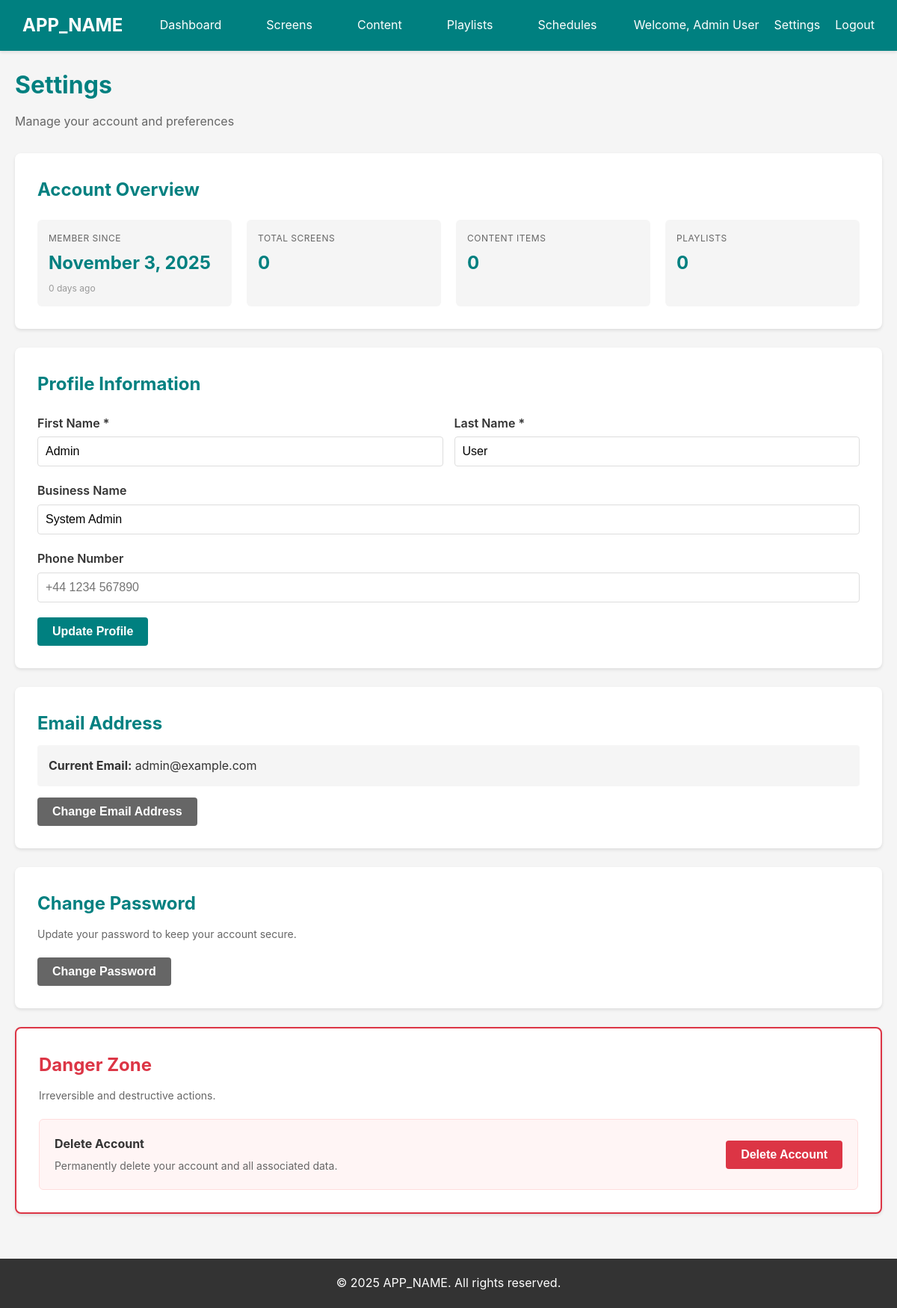
The app's page /?page=settings (signed in) with its own data.
### tables this page shows
CREATE TABLE IF NOT EXISTS users (
    id INT UNSIGNED AUTO_INCREMENT PRIMARY KEY,
    email VARCHAR(255) NOT NULL UNIQUE,
    password_hash VARCHAR(255) NOT NULL,
    first_name VARCHAR(100) NOT NULL,
    last_name VARCHAR(100) NOT NULL,
    business_name VARCHAR(255) DEFAULT NULL,
    phone VARCHAR(20) DEFAULT NULL,
    is_active TINYINT(1) DEFAULT 1,
    email_verified TINYINT(1) DEFAULT 0,
    email_verification_token VARCHAR(64) DEFAULT NULL,
    password_reset_token VARCHAR(64) DEFAULT NULL,
    password_reset_expires DATETIME DEFAULT NULL,
    created_at TIMESTAMP DEFAULT CURRENT_TIMESTAMP,
    updated_at TIMESTAMP DEFAULT CURRENT_TIMESTAMP ON UPDATE CURRENT_TIMESTAMP,
    last_login TIMESTAMP NULL DEFAULT NULL,
    INDEX idx_email (email),
    INDEX idx_verification_token (email_verification_token),
    INDEX idx_reset_token (password_reset_token)
);

### web/includes/Database.php (called while the page is built, shortened)
<?php
class Database {
    private static $instance = null;
    private $pdo;
    private function __construct() {
        try {
            $dsn = "mysql:host=" . DB_HOST . ";dbname=" . DB_NAME . ";charset=" . DB_CHARSET;
            $options = [
                PDO::ATTR_ERRMODE => PDO::ERRMODE_EXCEPTION,
                PDO::ATTR_DEFAULT_FETCH_MODE => PDO::FETCH_ASSOC,
                PDO::ATTR_EMULATE_PREPARES => false,
            ];
            $this->pdo = new PDO($dsn, DB_USER, DB_PASS, $options);
        } catch (PDOException $e) {
            $this->logError("Database connection failed: " . $e->getMessage());
            die("Database connection failed. Please check your configuration.");
        }
    }
    public static function getInstance() {
        if (self::$instance === null) {
            self::$instance = new self();
        }
        return self::$instance;
    }
    public function query($sql, $params = []) {
        try {
            $stmt = $this->pdo->prepare($sql);
            $stmt->execute($params);
            return $stmt;
        } catch (PDOException $e) {
            $this->logError("Query failed: " . $e->getMessage() . " | SQL: " . $sql);
            throw $e;
        }
    }
    public function fetchOne($sql, $params = []) {
        $stmt = $this->query($sql, $params);
        return $stmt->fetch();
    }
}

### web/includes/Auth.php (called while the page is built, shortened)
<?php
class Auth {
    private $db;
    public function __construct($db) {
        $this->db = $db;
    }
    public function isLoggedIn() {
        return isset($_SESSION['logged_in']) && $_SESSION['logged_in'] === true;
    }
    public function getUserId() {
        return isset($_SESSION['user_id']) ? $_SESSION['user_id'] : null;
    }
    public function getUser() {
        return $this->db->fetchOne(
            "SELECT id, email, first_name, last_name, business_name, created_at FROM users WHERE id = ?",
            [$this->getUserId()]
        );
    }
}

### web/includes/functions.php (called while the page is built, shortened)
<?php
function sanitize($input) {
    return htmlspecialchars(strip_tags(trim($input)), ENT_QUOTES, 'UTF-8');
}

### web/pages/settings.php (the view, shortened to what this page needs)
<?php
$userId = $auth->getUserId();
$user = $auth->getUser();
$totalScreens = $db->fetchOne("SELECT COUNT(*) as count FROM screens WHERE user_id = ?", [$userId])['count'];
$totalContent = $db->fetchOne("SELECT COUNT(*) as count FROM content WHERE user_id = ?", [$userId])['count'];
$totalPlaylists = $db->fetchOne("SELECT COUNT(*) as count FROM playlists WHERE user_id = ?", [$userId])['count'];
$accountAge = floor((time() - strtotime($user['created_at'])) / 86400);
?>
<div class="page-header">
    <h1>Settings</h1>
    <p>Manage your account and preferences</p>
</div>
<div class="settings-layout">
    <div class="settings-card">
        <h2>Account Overview</h2>
        <div class="account-stats">
            <div class="stat-item">
                <span class="stat-label">Member Since</span>
                <span class="stat-value"><?php echo date('F j, Y', strtotime($user['created_at'])); ?></span>
                <span class="stat-detail"><?php echo $accountAge; ?> days ago</span>
            </div>
            <div class="stat-item">
                <span class="stat-label">Total Screens</span>
                <span class="stat-value"><?php echo $totalScreens; ?></span>
            </div>
            <div class="stat-item">
                <span class="stat-label">Content Items</span>
                <span class="stat-value"><?php echo $totalContent; ?></span>
            </div>
            <div class="stat-item">
                <span class="stat-label">Playlists</span>
                <span class="stat-value"><?php echo $totalPlaylists; ?></span>
            </div>
        </div>
    </div>
    <div class="settings-card">
        <h2>Profile Information</h2>
        <form method="POST" action="?page=settings" class="settings-form">
            <div class="form-row">
                <div class="form-group">
                    <label for="first_name">First Name *</label>
                    <input type="text" id="first_name" name="first_name" required
                           value="<?php echo sanitize($user['first_name']); ?>">
                </div>
                <div class="form-group">
                    <label for="last_name">Last Name *</label>
                    <input type="text" id="last_name" name="last_name" required
                           value="<?php echo sanitize($user['last_name']); ?>">
                </div>
            </div>
            <div class="form-group">
                <label for="business_name">Business Name</label>
                <input type="text" id="business_name" name="business_name"
                       value="<?php echo sanitize($user['business_name'] ?? ''); ?>"
                       placeholder="Your business or company name">
            </div>
            <div class="form-group">
                <label for="phone">Phone Number</label>
                <input type="tel" id="phone" name="phone"
                       value="<?php echo sanitize($user['phone'] ?? ''); ?>"
                       placeholder="+44 1234 567890">
            </div>
            <button type="submit" class="btn btn-primary">Update Profile</button>
        </form>
    </div>
    <div class="settings-card">
        <h2>Email Address</h2>
        <div class="current-info">
            <p><strong>Current Email:</strong> <?php echo sanitize($user['email']); ?></p>
        </div>
        <button type="button" class="btn btn-secondary" onclick="toggleSection('email-change')">
            Change Email Address
        </button>
    </div>
    <div class="settings-card">
        <h2>Change Password</h2>
        <p class="card-description">Update your password to keep your account secure.</p>
        <button type="button" class="btn btn-secondary" onclick="toggleSection('password-change')">
            Change Password
        </button>
    </div>
    <div class="settings-card danger-zone">
        <h2>Danger Zone</h2>
        <p class="card-description">Irreversible and destructive actions.</p>
        <div class="danger-actions">
            <div class="danger-item">
                <div>
                    <strong>Delete Account</strong>
                    <p>Permanently delete your account and all associated data.</p>
                </div>
                <button type="button" class="btn btn-danger" onclick="alert('Account deletion feature coming soon. Please contact support.')">
                    Delete Account
                </button>
            </div>
        </div>
    </div>
</div>

### web/includes/header.php (shortened to what this page needs)
<!DOCTYPE html>
<html lang="en">
<head>
    <link rel="stylesheet" href="assets/css/style.css">
</head>
<body>
    <?php if ($isLoggedIn): ?>
    <nav class="navbar">
        <div class="navbar-brand">
            <a href="?page=dashboard"><?php echo APP_NAME; ?></a>
        </div>
        <ul class="navbar-menu">
            <li><a href="?page=dashboard" class="<?php echo $page === 'dashboard' ? 'active' : ''; ?>">Dashboard</a></li>
            <li><a href="?page=screens" class="<?php echo $page === 'screens' ? 'active' : ''; ?>">Screens</a></li>
            <li><a href="?page=content" class="<?php echo $page === 'content' ? 'active' : ''; ?>">Content</a></li>
            <li><a href="?page=playlists" class="<?php echo $page === 'playlists' ? 'active' : ''; ?>">Playlists</a></li>
            <li><a href="?page=schedules" class="<?php echo $page === 'schedules' ? 'active' : ''; ?>">Schedules</a></li>
        </ul>
        <div class="navbar-user">
            <span>Welcome, <?php echo sanitize($_SESSION['user_name']); ?></span>
            <a href="?page=settings">Settings</a>
            <a href="?page=logout">Logout</a>
        </div>
    </nav>
    <?php endif; ?>
    <main class="container">

### web/index.php (shortened to what this page needs)
<?php
require_once __DIR__ . '/includes/Database.php';
require_once __DIR__ . '/includes/Auth.php';
require_once __DIR__ . '/includes/functions.php';
$db = Database::getInstance();
$page = isset($_GET['page']) ? $_GET['page'] : 'home';
$auth = new Auth($db);
$isLoggedIn = $auth->isLoggedIn();
include __DIR__ . '/includes/header.php';
switch ($page) {
    case 'settings':
        include __DIR__ . '/pages/settings.php';
        break;
}
include __DIR__ . '/includes/footer.php';

### web/includes/footer.php (shortened to what this page needs)
    </main>
    <footer class="footer">
        <p>&copy; <?php echo date('Y'); ?> <?php echo APP_NAME; ?>. All rights reserved.</p>
    </footer>
</body>
</html>

### web/assets/css/style.css (style rules this page uses)
* { margin: 0; padding: 0; box-sizing: border-box; }
body { font-family: 'Inter', Arial, sans-serif; font-size: 16px; line-height: 1.6; color: #333333; background-color: #F5F5F5; }
a { color: #008080; text-decoration: none; }
.container { max-width: 1200px; margin: 0 auto; padding: 20px; min-height: calc(100vh - 120px); }
.navbar { background-color: #008080; color: white; padding: 15px 30px; display: flex; justify-content: space-between; align-items: center; box-shadow: 0 2px 4px rgba(0,0,0,0.1); }
.navbar-brand a { color: white; font-size: 24px; font-weight: bold; text-decoration: none; }
.navbar-menu { display: flex; list-style: none; gap: 30px; }
.navbar-menu a { color: white; text-decoration: none; padding: 8px 15px; border-radius: 4px; transition: background-color 0.3s; }
.navbar-user { display: flex; gap: 20px; align-items: center; }
.navbar-user span { color: white; }
.navbar-user a { color: white; text-decoration: none; }
.form-group { margin-bottom: 20px; }
.form-row { display: grid; grid-template-columns: 1fr 1fr; gap: 15px; }
.form-group label { display: block; margin-bottom: 5px; font-weight: 600; color: #333; }
.form-group input, .form-group select, .form-group textarea { width: 100%; padding: 10px; border: 1px solid #DDDDDD; border-radius: 4px; font-size: 16px; }
.btn { display: inline-block; padding: 10px 20px; border: none; border-radius: 4px; font-size: 16px; font-weight: 600; cursor: pointer; text-decoration: none; transition: background-color 0.3s; }
.btn-primary { background-color: #008080; color: white; }
.btn-secondary { background-color: #666; color: white; }
.page-header { margin-bottom: 30px; }
.page-header h1 { color: #008080; margin-bottom: 10px; }
.page-header p { color: #666; }
.footer { background-color: #333; color: white; text-align: center; padding: 20px; margin-top: 40px; }
.settings-layout { display: flex; flex-direction: column; gap: 25px; }
.settings-card { background: white; padding: 30px; border-radius: 8px; box-shadow: 0 2px 4px rgba(0,0,0,0.1); }
.settings-card h2 { color: #008080; margin-bottom: 10px; }
.card-description { color: #666; margin-bottom: 20px; font-size: 14px; }
.settings-form { margin-top: 20px; }
.account-stats { display: grid; grid-template-columns: repeat(auto-fit, minmax(200px, 1fr)); gap: 20px; margin-top: 20px; }
.stat-item { display: flex; flex-direction: column; padding: 15px; background-color: #F5F5F5; border-radius: 6px; }
.stat-label { font-size: 12px; color: #666; text-transform: uppercase; letter-spacing: 0.5px; margin-bottom: 5px; }
.stat-value { font-size: 24px; font-weight: bold; color: #008080; margin-bottom: 5px; }
.stat-detail { font-size: 12px; color: #999; }
.current-info { padding: 15px; background-color: #F5F5F5; border-radius: 4px; margin-bottom: 15px; }
.current-info p { margin: 0; color: #333; }
.danger-zone { border: 2px solid #DC3545; }
.danger-zone h2 { color: #DC3545; }
.danger-actions { margin-top: 20px; }
.danger-item { display: flex; justify-content: space-between; align-items: center; padding: 20px; background-color: #FFF5F5; border-radius: 6px; border: 1px solid #FFDDDD; }
.danger-item p { margin: 5px 0 0 0; color: #666; font-size: 14px; }
.btn-danger { background-color: #DC3545; color: white; }

### records on screen
users: created_at "November 3, 2025", created_at "0", first_name "Admin", last_name "User", business_name "System Admin", email "admin@example.com"

### other values on screen
APP_NAME "APP_NAME"
$_SESSION['user_name'] "Admin User"
$totalScreens "0"
$totalContent "0"
$totalPlaylists "0"
